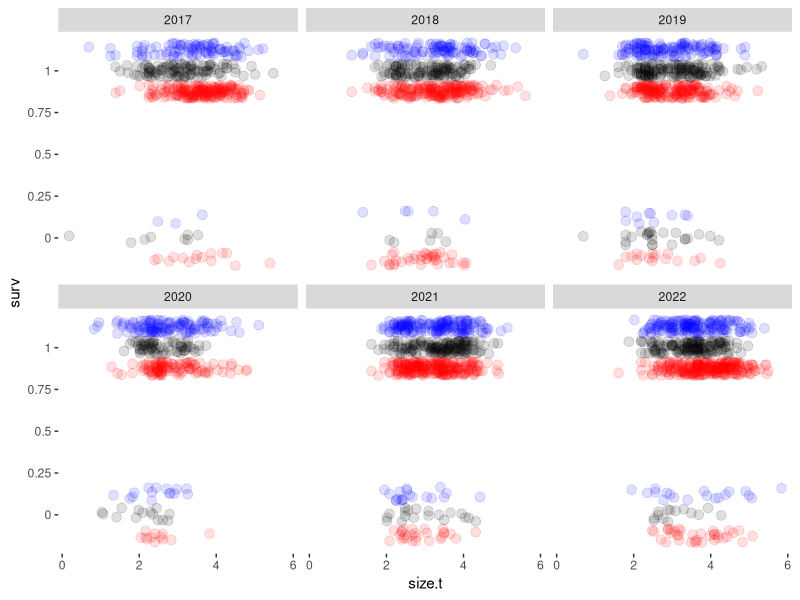
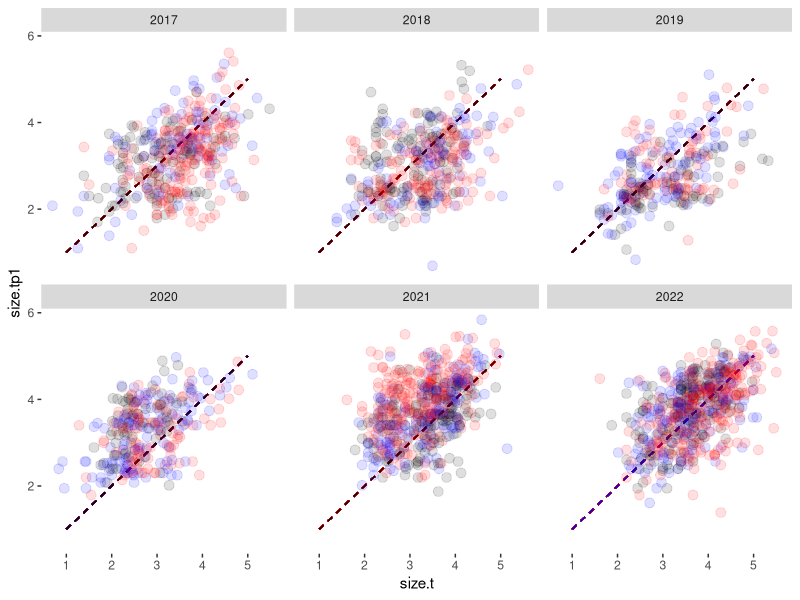
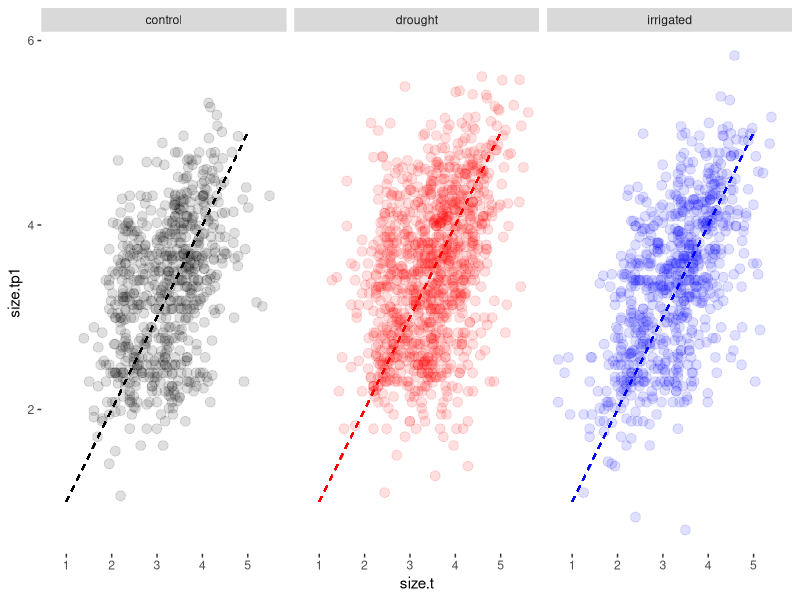
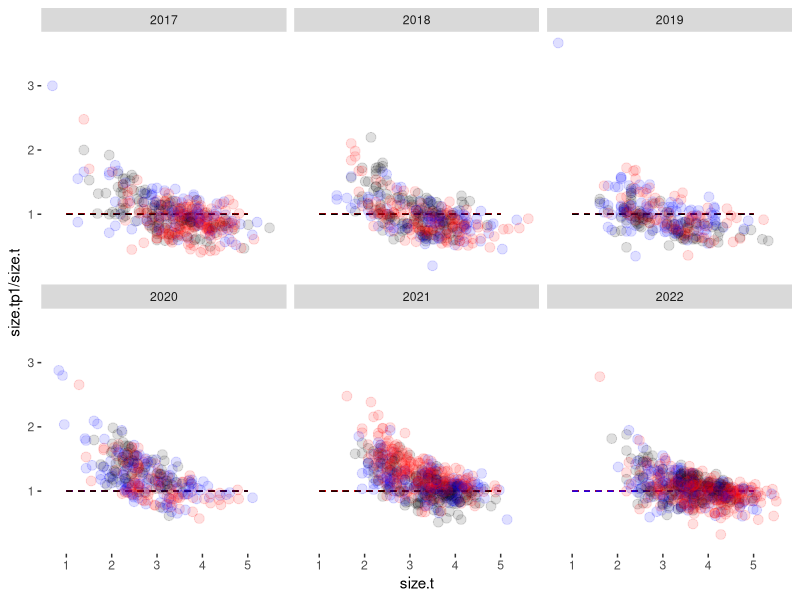
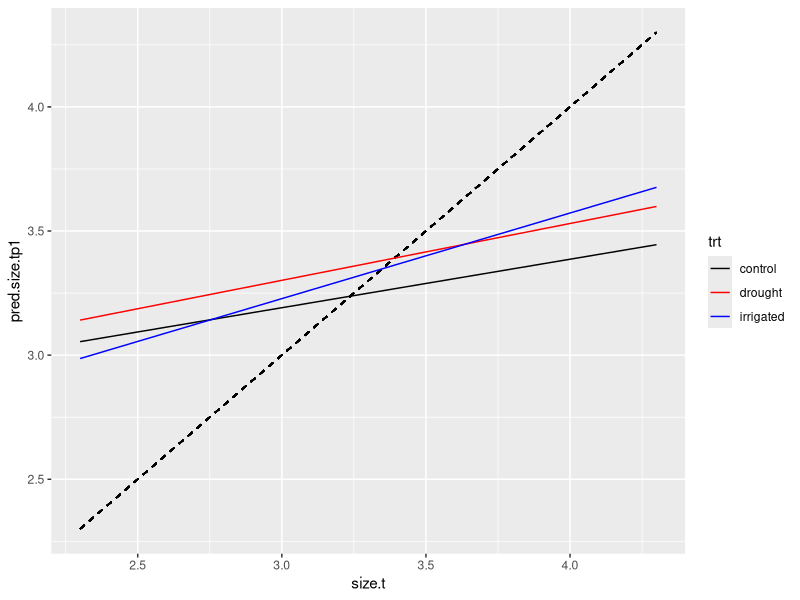
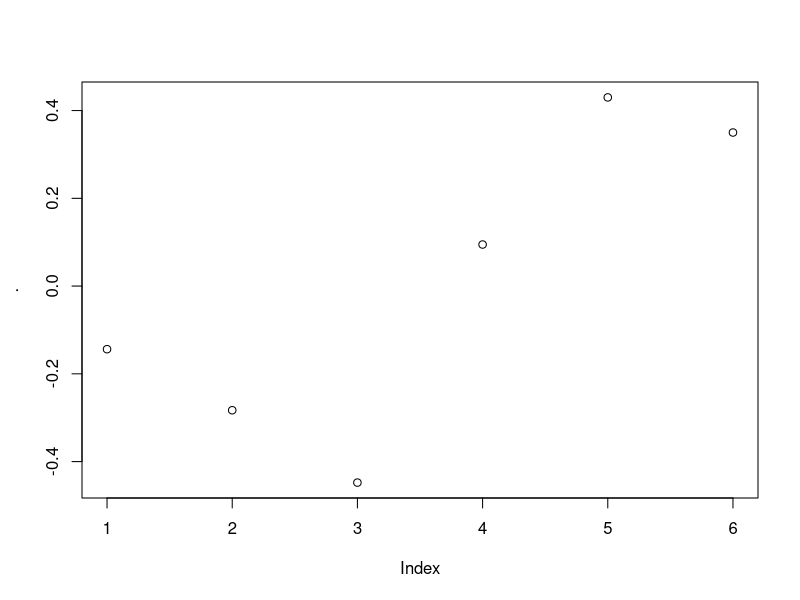
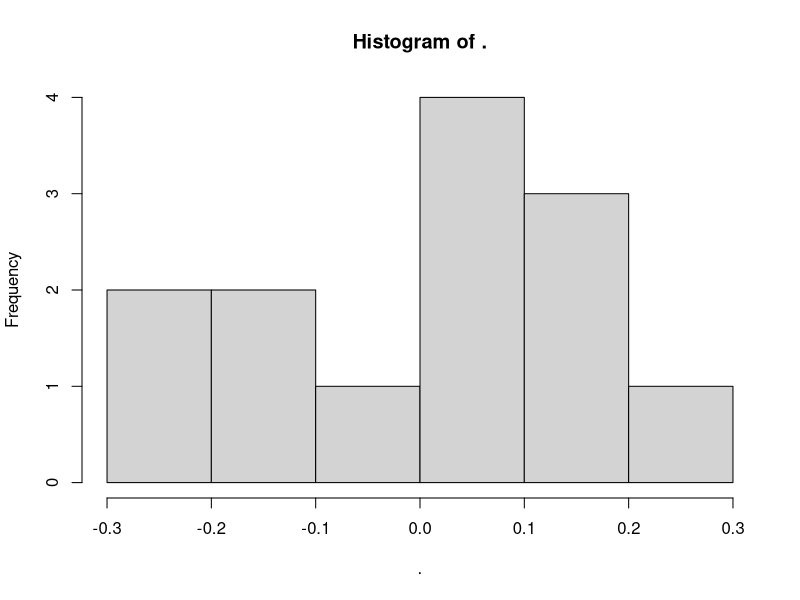
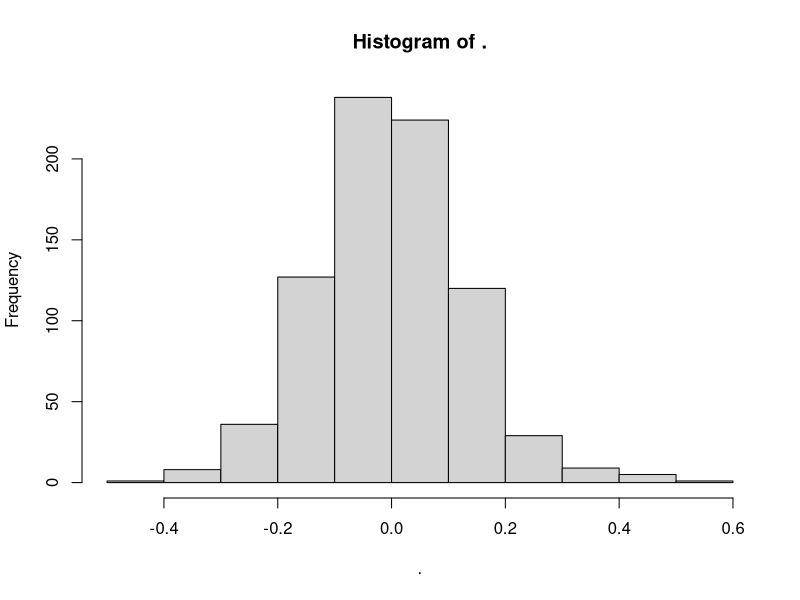

Write the R code that produced these figures, in order.
########################################################
# Script with preliminary no-climate analysis of survival and growth
# Hopefully also an attempt to build growth kernels?
# SN - init 8 feb 2024
########################################################

library(ggplot2)
library(cowplot)
library(dplyr)
library(tidyr)
library(glmmTMB)

rm(list = ls())


########################################################
# Read in data

# Demo data
demo = read.csv('01_data_cleaning/out/demo_imputed_survival.csv')


########################################################
# Process data as needed

# Demo dataset, subsetted for survival
# we'll say that survival in year $y$ means surviving from $y$ to $y+1$
demo.for.surv = merge(
  # x - status in year $y$ - only interested in plants that survived in y
  x = demo %>% 
    filter(surv) %>% 
    select(Year, No.leaves, Leaf.length, No.umbels, demo.note, proc.note, plantid, Plot, trt),
  # y - whether plant was observed alive in year $y+1$
  y = demo %>%
    mutate(p.year = Year - 1) %>%
    select(p.year, plantid, surv, No.leaves, Leaf.length),
  by.x = c('Year', 'plantid'), by.y = c('p.year', 'plantid'),
  suffixes = c('.t', '.tp1')
)

head(demo.for.surv)
nrow(demo.for.surv)
length(unique(demo.for.surv$plantid))
table(demo.for.surv$Year)

# Further subset demo with *only plants with usable sizes* prior to the transition
# (I imagine this is what will be used in the final analysis)
# This also means cutting out the 2016 plants because their size measures are not good
demo.for.surv.sizes = demo.for.surv %>%
  filter(!is.na(No.leaves.t) & !is.na(Leaf.length.t) & No.leaves.t > 0, Year > 2016) %>%
  # add a size column
  mutate(size.t = log(No.leaves.t * Leaf.length.t))

nrow(demo.for.surv.sizes)
length(unique(demo.for.surv.sizes$plantid)) # still have 940 plants

# Ah... let's add a previous flowering column
demo.for.surv.sizes = demo.for.surv.sizes %>%
  mutate(prev.flower = No.umbels > 0 & !is.na(No.umbels))

# Further subsetting the above dataset to get growth (conditioned on survival)
# to get this, we need plants that survived *and* have measurements
demo.for.growth = demo.for.surv.sizes %>%
  filter(!is.na(No.leaves.tp1) & !is.na(Leaf.length.tp1) & No.leaves.tp1 > 0) %>%
  # add a size column
  mutate(size.tp1 = log(No.leaves.tp1 * Leaf.length.tp1))


nrow(demo.for.growth)
length(unique(demo.for.growth$plantid))


########################################################
# Visualize raw data

# First, survival data
demo.for.surv.sizes %>%
  mutate(surv = as.numeric(surv) - 0.125 * as.numeric(trt %in% 'drought') + 0.125 * as.numeric(trt %in% 'irrigated')) %>%
  ggplot(aes(x = size.t, y = surv, colour = trt)) +
  geom_point(size = 3, alpha = 0.125, position = position_jitter(height = (1/24))) +
  scale_colour_manual(values = c('black', 'red', 'blue')) +
  scale_y_continuous(breaks = (0:4)/4, labels = (0:4)/4) +
  facet_wrap(~ Year) +
  theme(
    panel.background = element_blank(),
    legend.position = 'none'
  )

# Growth 
demo.for.growth %>%
  ggplot(aes(x = size.t, y = size.tp1, colour = trt)) +
  geom_segment(aes(x = 1, xend = 5, y = 1, yend = 5), linetype = 2) +
  geom_point(size = 3, alpha = 0.125) +
  scale_colour_manual(values = c('black', 'red', 'blue')) +
  facet_wrap(~ Year) +
  theme(
    panel.background = element_blank(),
    legend.position = 'none'
  )
# Interesting. Def some year-to-year variation!

demo.for.growth %>%
  ggplot(aes(x = size.t, y = size.tp1, colour = trt)) +
  geom_segment(aes(x = 1, xend = 5, y = 1, yend = 5), linetype = 2) +
  geom_point(size = 3, alpha = 0.125) +
  scale_colour_manual(values = c('black', 'red', 'blue')) +
  facet_wrap(~ trt) +
  theme(
    panel.background = element_blank(),
    legend.position = 'none'
  )

demo.for.growth %>%
  ggplot(aes(x = size.t, y = size.tp1 / size.t, colour = trt)) +
  geom_segment(aes(x = 1, xend = 5, y = 1, yend = 1), linetype = 2) +
  geom_point(size = 3, alpha = 0.125) +
  scale_colour_manual(values = c('black', 'red', 'blue')) +
  facet_wrap(~ Year) +
  theme(
    panel.background = element_blank(),
    legend.position = 'none'
  )
# Interesting non-linearity here... what does it mean...?

########################################################
# Fit some models

# First, probability of survival #######################

# First thing's first,
s_0 = glmmTMB(
  surv ~ (1 | Plot / plantid) + (1 | Year),
  data = demo.for.surv.sizes,
  family = 'binomial'
)

s_s = glmmTMB(
  surv ~ size.t + (1 | Plot / plantid) + (1 | Year),
  data = demo.for.surv.sizes,
  family = 'binomial'
)

AIC(s_0, s_s)
# Unsurprisingly, effect of size

s_sy = glmmTMB(
  surv ~ (1 | Plot / plantid) + (size.t | Year),
  data = demo.for.surv.sizes,
  family = 'binomial'
)

AIC(s_sy, s_s)
# Interesting. No evidence of year effects!

# Polynomial?
s_s2 = glmmTMB(
  surv ~ poly(size.t, 2) + (1 | Plot / plantid) + (1 | Year),
  data = demo.for.surv.sizes,
  family = 'binomial'
)

AIC(s_s2, s_s)
# no polynomial

# Look for treatment effects

s_s_t = glmmTMB(
  surv ~ size.t + trt + (1 | Plot / plantid) + (1 | Year),
  data = demo.for.surv.sizes,
  family = 'binomial'
)

s_st = glmmTMB(
  surv ~ size.t * trt + (1 | Plot / plantid) + (1 | Year),
  data = demo.for.surv.sizes,
  family = 'binomial'
)

AIC(s_s_t, s_st, s_s)
# no treatment effects, once again...

summary(s_s)
# one unit (lol) increase in size means survival odds go up by exp(0.647) =
# 1.909 or ~91%!

# s_s_f = glmmTMB(
#   surv ~ size.t + prev.flower + (1 | Plot / plantid) + (1 | Year),
#   data = demo.for.surv.sizes,
#   family = 'binomial'
# )
# 
# anova(s_s_f, s_s)
# # ooh... nice. no strong effects of flowering
# 
# s_sf = glmmTMB(
#   surv ~ size.t * prev.flower + (1 | Plot / plantid) + (1 | Year),
#   data = demo.for.surv.sizes,
#   family = 'binomial'
# )

# Next, growth kernel (conditioned on survival) #######

g_0 = glmmTMB(
  size.tp1 ~ (1 | Plot / plantid) + (1 | Year),
  data = demo.for.growth
)

g_s = glmmTMB(
  size.tp1 ~ size.t + (1 | Plot / plantid) + (1 | Year),
  data = demo.for.growth
)

AIC(g_s, g_0)
# very unsurprising, there is an effect of current size on next year's size...

# yearly-varying effect of previous size?
g_sy = glmmTMB(
  size.tp1 ~ (1 | Plot / plantid) + (size.t | Year),
  data = demo.for.growth
)

AIC(g_sy, g_s)
# yearly-varying effects... not in this model!

# # 
# g_s2 = glmmTMB(
#   size.tp1 ~ poly(size.t, 2) + (1 | Plot / plantid) + (1 | Year),
#   data = demo.for.growth
# )
# 
# AIC(g_s2, g_s)
# # okay... a polynomial effect
# summary(g_s2) # but it does look kinda weak rel. to uncertainty

g_s_t = glmmTMB(
  size.tp1 ~ size.t + trt + (1 | Plot / plantid) + (1 | Year),
  data = demo.for.growth
)

g_st = glmmTMB(
  size.tp1 ~ size.t * trt + (1 | Plot / plantid) + (1 | Year),
  data = demo.for.growth
)

# g_s2_t = glmmTMB(
#   size.tp1 ~ poly(size.t, 2) + trt + (1 | Plot / plantid) + (1 | Year),
#   data = demo.for.growth
# )
# 
# g_s2t = glmmTMB(
#   size.tp1 ~ poly(size.t, 2) * trt + (1 | Plot / plantid) + (1 | Year),
#   data = demo.for.growth
# )

# g_s2y_t = glmmTMB(
#   size.tp1 ~ trt + (1 | Plot / plantid) + (poly(size.t, 2) | Year),
#   data = demo.for.growth
# ) # convergence issue, what a bummer

# g_s2y = glmmTMB(
#   size.tp1 ~ (1 | Plot / plantid) + (poly(size.t, 2) | Year),
#   data = demo.for.growth
# )

# AIC(g_s, g_s2, g_s_t, g_st, g_s2_t, g_s2t) %>%
AIC(g_s, g_s_t, g_st) %>%
  mutate(daic = round(AIC - min(AIC), 2)) %>%
  arrange(daic)

# ah very cool... there is a treatment effect!

summary(g_st)

# Crude plot of this...
expand.grid(
  size.t = (23:43)/10,
  trt = c('control', 'drought', 'irrigated')
) %>%
  mutate(
    pred.size.tp1 = predict(
      object = g_st,
      newdata = .,
      re.form = ~ 0,
      allow.new.levels = TRUE
    )
  ) %>%
  ggplot(aes(x = size.t, y = pred.size.tp1)) +
  geom_segment(aes(x = 2.3, xend = 4.3, y = 2.3, yend = 4.3), linetype = 2) +
  geom_line(aes(group = trt, colour = trt)) +
  scale_colour_manual(values = c('black', 'red', 'blue'))
# okay... more growth in both treatments than controls

# Random effects for the growth model
ranef(g_st)$cond$Year %>% unlist() %>% plot()
# interesting... does look like there's an increase over time
ranef(g_st)$cond$Plot %>% unlist() %>% hist()
# plausibly normally distributed
ranef(g_st)$cond$`plantid:Plot` %>% unlist() %>% hist()
# hey cool that looks super normally distributed! hell yeah bro
ranef(g_st)$cond$`plantid:Plot` %>% unlist() %>% qqnorm()
ranef(g_st)$cond$`plantid:Plot` %>% unlist() %>% qqline()
# hmm upper tail of these is off but otherwise looks good
residuals(g_st) %>% qqnorm()
residuals(g_st) %>% qqline()
# right tail also looks off but otherwise good

demo.for.growth %>%
  mutate(resid = residuals(g_st)) %>%
  ggplot(aes(x = size.t, y = resid)) +
  geom_point(aes(colour = trt)) +
  geom_segment(aes(x = 1, xend = 5, y = 0, yend = 0), linetype = 2) +
  scale_colour_manual(values = c('black', 'red', 'blue')) +
  facet_wrap(~ Year)
# Ugh. 2018 looks bad. 2021 also looks not great.

demo.for.growth %>%
  mutate(resid = residuals(g_st)) %>%
  ggplot(aes(x = size.t, y = resid)) +
  geom_point(aes(colour = trt), alpha = 0.5) +
  geom_segment(aes(x = 1, xend = 5, y = 0, yend = 0), linetype = 2) +
  scale_colour_manual(values = c('black', 'red', 'blue'))
# Maybe the visual trend being off is driven by a handful of negative residuals
# There is this weird sloping pattern at low size

demo.for.growth %>%
  mutate(resid = residuals(g_st)) %>%
  ggplot(aes(x = size.t, y = resid)) +
  geom_point(aes(colour = trt)) +
  geom_segment(aes(x = 1, xend = 5, y = 0, yend = 0), linetype = 2) +
  scale_colour_manual(values = c('black', 'red', 'blue')) +
  facet_wrap(~ trt)

########################################################
# Plot model predictions

##### Plot survival

surv.preds = data.frame(size.t = (10:50)/10) %>%
  mutate(
    pred.surv = predict(
      object = s_s,
      newdata = .,
      allow.new.levels = TRUE,
      re.form = ~ 0,
      type = 'response'
    )
  )

head(surv.preds)

surv.data.base = demo.for.surv.sizes %>%
  mutate(surv = as.numeric(surv) - 0.125 * as.numeric(trt %in% 'drought') + 0.125 * as.numeric(trt %in% 'irrigated')) %>%
  ggplot(aes(x = size.t, y = surv, colour = trt)) +
  geom_point(size = 3, alpha = 0.125, position = position_jitter(height = (1/24))) +
  labs(x = 'Probability of survival', y = 'Size after transition') +
  scale_colour_manual(values = c('black', 'red', 'blue')) +
  scale_y_continuous(breaks = (0:4)/4, labels = (0:4)/4) +
  facet_wrap(~ Year) +
  theme(
    panel.background = element_blank(),
    legend.position = 'none'
  )

surv.data.base +
  geom_line(
    data = surv.preds,
    inherit.aes = FALSE,
    aes(x = size.t, y = pred.surv)
  )
# Interesting.


##### Plot growth

growth.preds = expand.grid(
  size.t = (10:50)/10,
  trt = c('control', 'drought', 'irrigated')
) %>%
  mutate(
    pred.size.tp1 = predict(
      object = g_st,
      newdata = .,
      re.form = ~ 0,
      allow.new.levels = TRUE
    )
  ) 

growth.data.base.year = demo.for.growth %>%
  ggplot(aes(x = size.t, y = size.tp1, colour = trt)) +
  # geom_segment(aes(x = 1, xend = 5, y = 1, yend = 5), linetype = 2) +
  geom_point(size = 3, alpha = 0.125) +
  labs(x = 'Size before transition', y = 'Size after transition') +
  scale_colour_manual(values = c('black', 'red', 'blue')) +
  facet_wrap(~ Year) +
  theme(
    panel.background = element_blank(),
    legend.position = 'none'
  )

growth.data.base.year +
  geom_line(
    data = growth.preds,
    inherit.aes = FALSE,
    aes(x = size.t, y = pred.size.tp1, group = trt, colour = trt)
  )

growth.data.base.trt = demo.for.growth %>%
  ggplot(aes(x = size.t, y = size.tp1, colour = trt)) +
  # geom_segment(aes(x = 1, xend = 5, y = 1, yend = 5), linetype = 2) +
  geom_point(size = 3, alpha = 0.125) +
  labs(x = 'Size before transition', y = 'Size after transition') +
  scale_colour_manual(values = c('black', 'red', 'blue')) +
  facet_wrap(~ trt) +
  theme(
    panel.background = element_blank(),
    legend.position = 'none'
  )

growth.data.base.trt +
  geom_line(
    data = growth.preds,
    inherit.aes = FALSE,
    aes(x = size.t, y = pred.size.tp1, group = trt, colour = trt)
  )
# Huh. Something strange definitely happening for very low size in control and treatment plots.

########################################################
# Can I make a kernel?

growth.resid.sd = summary(g_st)$sigma

kernels = expand.grid(
  size.t = (9:51)/10,
  size.tp1 = (9:51)/10,
  trt = c('control', 'drought', 'irrigated')
)

kernels = kernels %>%
  mutate(
    p.survive = predict(
      object = s_s,
      newdata = .,
      allow.new.levels = TRUE,
      re.form = ~ 0,
      type = 'response'
    ),
    exp.size.tp1 = predict(
      object = g_st,
      newdata = .,
      allow.new.levels = TRUE,
      re.form = ~ 0,
      type = 'response'
    )
  )

kernels = kernels %>%
  mutate(
    p.grow.size.tp1 = dnorm(x = size.tp1, mean = exp.size.tp1, sd = growth.resid.sd),
    p.size.tp1 = p.survive * p.grow.size.tp1
  )

ggkernel = ggplot(kernels, aes(x = size.t, y = size.tp1, fill = p.size.tp1))

ggkernel +
  geom_tile() +
  geom_segment(aes(x = 0.9, xend = 5.1, y = 0.9, yend = 5.1)) +
  scale_y_reverse() +
  scale_fill_viridis_c() +
  coord_equal() +
  labs(x = 'Size in t', y = 'Size in t+1') +
  facet_wrap(~ trt)
